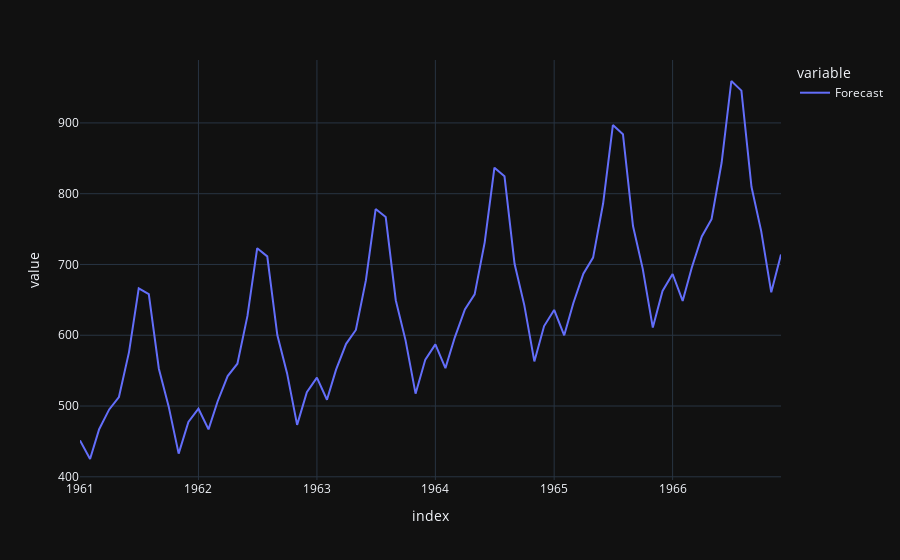

Notebook code cell kept with this figure:
### Code cell
forecast = result.predict(start = len(airline),
						end = (len(airline)-1) + 6 * 12,
						typ = 'levels', dynamic =True).rename('Forecast') 
px.line(forecast,  template = 'plotly_dark')
